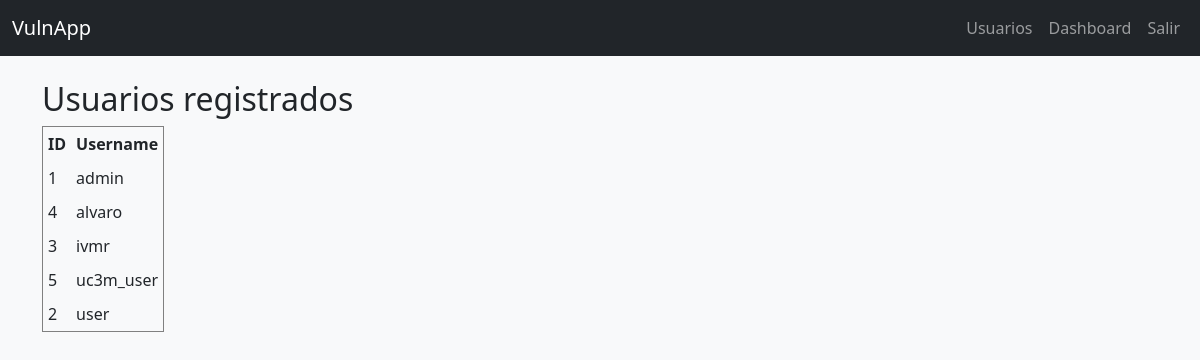
The page /users (signed in) on the database as committed earlier.
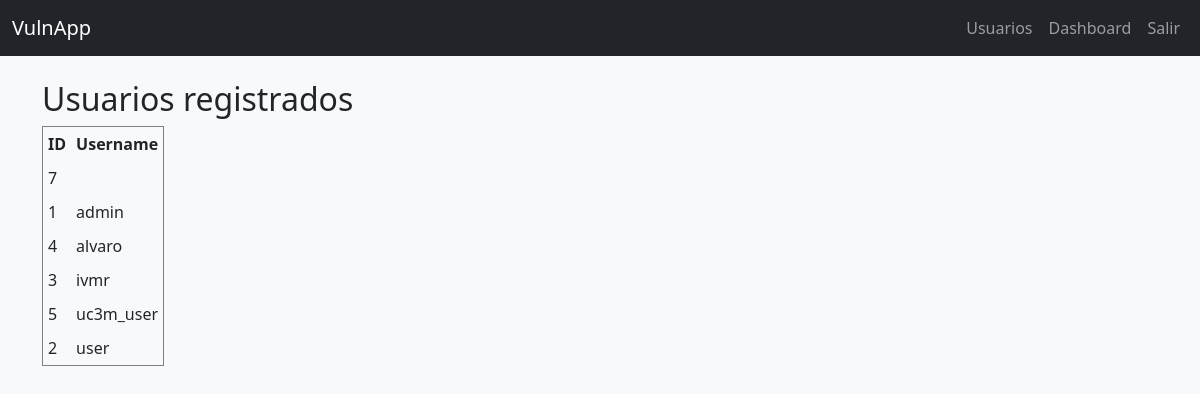
The same page on the database as committed later.
### tables this page shows
CREATE TABLE users (
  id INTEGER PRIMARY KEY AUTOINCREMENT,
  username TEXT UNIQUE,
  password TEXT
);

### app.py (the view)
@app.route('/users')
def users():
    cur = get_db().execute("SELECT id, username FROM users")
    users = cur.fetchall()
    cur.close()
    return render_template('users.html', users=users)

### app.py (called while the page is built)
def get_db():
    db = getattr(g, '_database', None)
    if db is None:
        db = g._database = sqlite3.connect(DATABASE)
    return db

@app.teardown_appcontext
def close_connection(exception):
    db = getattr(g, '_database', None)
    if db is not None:
        db.close()

### templates/users.html
{% extends "base.html" %}
{% block content %}
<h2>Usuarios registrados</h2>
<table border="1" cellpadding="5">
    <tr>
        <th>ID</th>
        <th>Username</th>
    </tr>
    {% for user in users %}
    <tr>
        <td>{{ user[0] }}</td>
        <td>{{ user[1] | safe }}</td>
    </tr>
    {% endfor %}
</table>
{% endblock %}

### templates/base.html (shortened to what this page needs)
<!doctype html>
<html lang="es">
  <head>
    <link href="https://cdn.jsdelivr.net/npm/bootstrap@5.3.3/dist/css/bootstrap.min.css" rel="stylesheet">
    <link rel="stylesheet" href="{{ url_for('static', filename='style.css') }}">
  </head>
  <body class="bg-light">
    <nav class="navbar navbar-expand-lg navbar-dark bg-dark">
      <div class="container-fluid">
        <a class="navbar-brand" href="/">VulnApp</a>
        <div class="collapse navbar-collapse">
          <ul class="navbar-nav ms-auto">
            {% if 'user_id' in session %}
              <li class="nav-item"><a class="nav-link" href="{{ url_for('users') }}">Usuarios</a></li>
              <li class="nav-item"><a class="nav-link" href="{{ url_for('dashboard') }}">Dashboard</a></li>
              <li class="nav-item"><a class="nav-link" href="{{ url_for('logout') }}">Salir</a></li>
            {% else %}
              <li class="nav-item"><a class="nav-link" href="{{ url_for('login') }}">Login</a></li>
              <li class="nav-item"><a class="nav-link" href="{{ url_for('register') }}">Registro</a></li>
            {% endif %}
          </ul>
        </div>
      </div>
    </nav>
    <div class="container mt-4">
      {% block content %}{% endblock %}
    </div>
  </body>
</html>

### static/style.css (style rules this page uses)
body { font-family: 'Segoe UI', sans-serif; }

Rows that differ between the two databases and show on the page:
added users: id "7"
